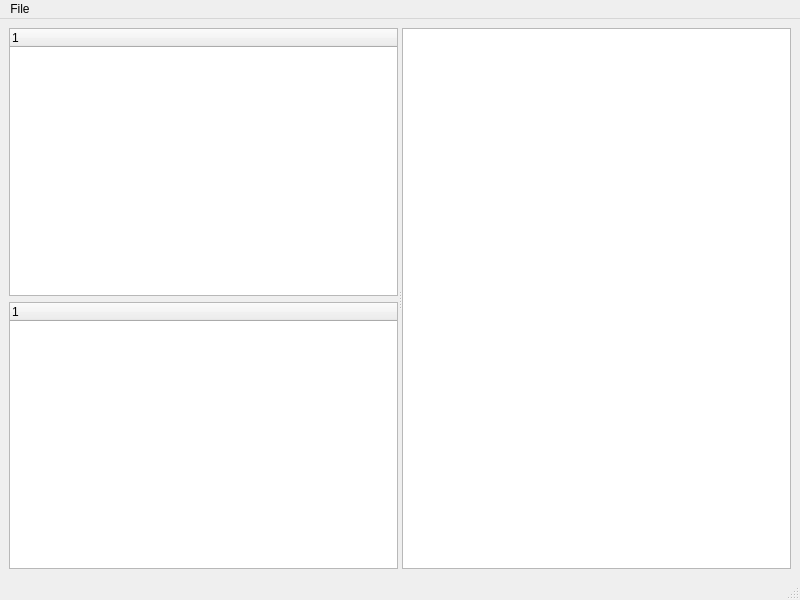
<?xml version="1.0" encoding="UTF-8"?>
<ui version="4.0">
 <class>MainWindow</class>
 <widget class="QMainWindow" name="MainWindow">
  <property name="geometry">
   <rect>
    <x>0</x>
    <y>0</y>
    <width>800</width>
    <height>600</height>
   </rect>
  </property>
  <property name="windowTitle">
   <string>MainWindow</string>
  </property>
  <widget class="QWidget" name="centralwidget">
   <layout class="QGridLayout" name="gridLayout">
    <item row="0" column="0">
     <widget class="QSplitter" name="splitter">
      <property name="orientation">
       <enum>Qt::Horizontal</enum>
      </property>
      <widget class="QWidget" name="verticalLayoutWidget">
       <layout class="QVBoxLayout" name="verticalLayout">
        <item>
         <widget class="QTreeWidget" name="treeWidget_2">
          <column>
           <property name="text">
            <string notr="true">1</string>
           </property>
          </column>
         </widget>
        </item>
        <item>
         <widget class="QTreeWidget" name="treeWidget">
          <column>
           <property name="text">
            <string notr="true">1</string>
           </property>
          </column>
         </widget>
        </item>
       </layout>
      </widget>
      <widget class="QGraphicsView" name="graphicsView"/>
     </widget>
    </item>
   </layout>
  </widget>
  <widget class="QMenuBar" name="menubar">
   <property name="geometry">
    <rect>
     <x>0</x>
     <y>0</y>
     <width>800</width>
     <height>37</height>
    </rect>
   </property>
   <widget class="QMenu" name="menuFile">
    <property name="title">
     <string>File</string>
    </property>
    <addaction name="actionAbout"/>
   </widget>
   <addaction name="menuFile"/>
  </widget>
  <widget class="QStatusBar" name="statusbar"/>
  <action name="actionAbout">
   <property name="text">
    <string>About</string>
   </property>
  </action>
 </widget>
 <resources/>
 <connections/>
</ui>
